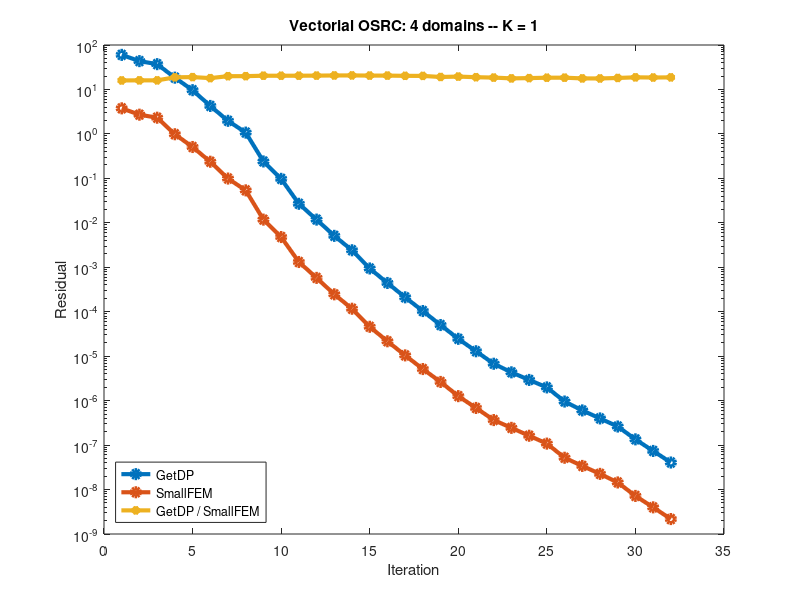

Recreate this plot in MATLAB.
%%%%%%%%%%%%%%%%%%%%%%%%%%%%%%%
%% GetDP vs SmallFEM         %%
%% Vectorial OSRC: 4 domains %%
%% K = 1                     %%
%%%%%%%%%%%%%%%%%%%%%%%%%%%%%%%

clear all;
close all;

getdp = ...
    [
        5.994766225934e+01
        4.339806501384e+01
        3.708111232878e+01
        1.841782265587e+01
        9.632672470057e+00
        4.255005775862e+00
        1.969564282071e+00
        1.070175086200e+00
        2.401071753971e-01
        9.749191600691e-02
        2.679543314966e-02
        1.181620594588e-02
        5.090817276032e-03
        2.414466970173e-03
        9.399719429660e-04
        4.434306986352e-04
        2.110368848895e-04
        1.036625575556e-04
        5.021879334522e-05
        2.457878433675e-05
        1.291197870229e-05
        6.757386005411e-06
        4.334650387181e-06
        2.921725192814e-06
        1.984640163329e-06
        9.548027918188e-07
        6.026112101511e-07
        3.979250820569e-07
        2.617722500088e-07
        1.346648021713e-07
        7.381391693750e-08
        4.057071765007e-08
    ];

smallfem = ...
    [
        3.759855971933e+00
        2.706681225961e+00
        2.315160343209e+00
        9.832379262834e-01
        5.074966037453e-01
        2.365747831035e-01
        9.905781542636e-02
        5.370215315579e-02
        1.179534919118e-02
        4.789120753868e-03
        1.314360255062e-03
        5.772971243182e-04
        2.465828621024e-04
        1.167396646067e-04
        4.583460570540e-05
        2.164310559740e-05
        1.042484012426e-05
        5.137760489897e-06
        2.632473448575e-06
        1.261917768153e-06
        6.847521149959e-07
        3.655544902309e-07
        2.442030164309e-07
        1.622719968487e-07
        1.079616484287e-07
        5.190039821677e-08
        3.398644168523e-08
        2.251915014592e-08
        1.443592648065e-08
        7.185110780417e-09
        3.977540993083e-09
        2.169874311627e-09
    ];

it = [1:size(smallfem, 1)];

semilogy(it, ...
         getdp,             '-o', 'linewidth', 3, ...
         smallfem,          '-o', 'linewidth', 3, ...
         getdp ./ smallfem, '-*', 'linewidth', 3);
legend({'GetDP', 'SmallFEM', 'GetDP / SmallFEM'}, 'location', 'SouthWest');
title('Vectorial OSRC: 4 domains -- K = 1');
xlabel('Iteration');
ylabel('Residual');

print('vosrc1.png');